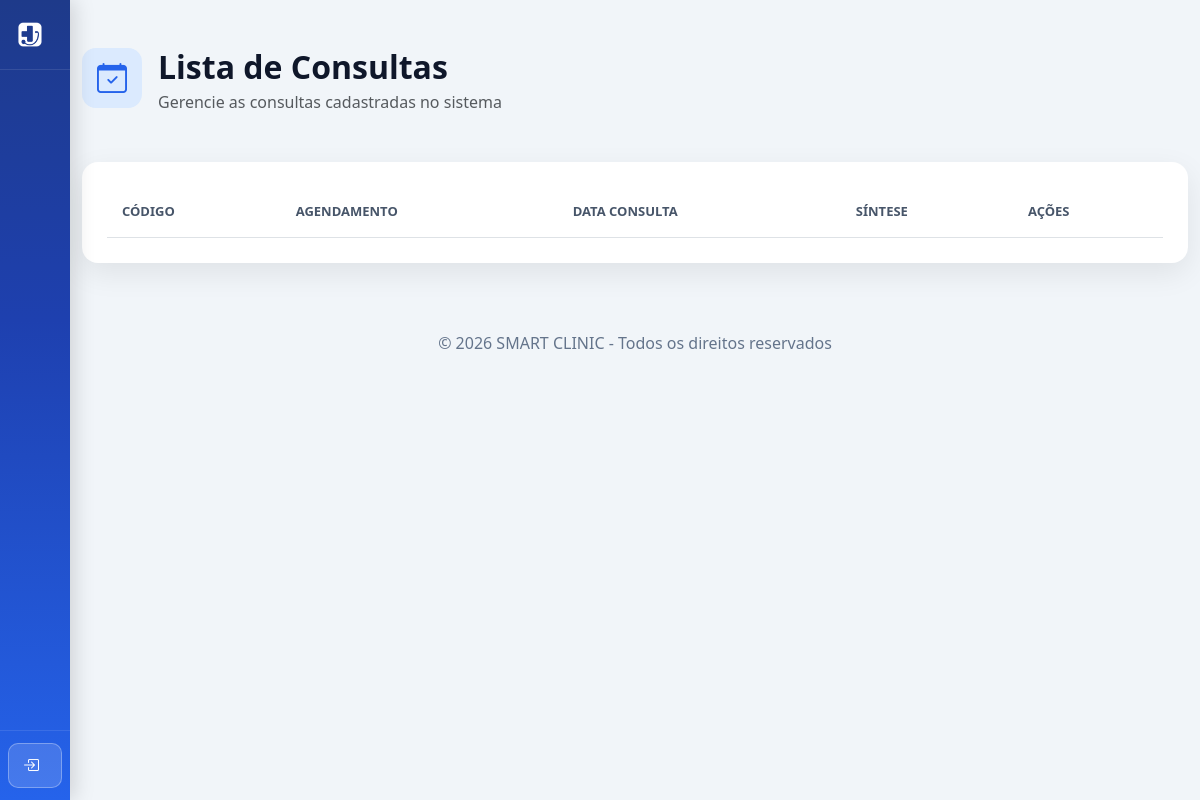
/Frontend/consulta.php, run on an earlier commit of the app's database.
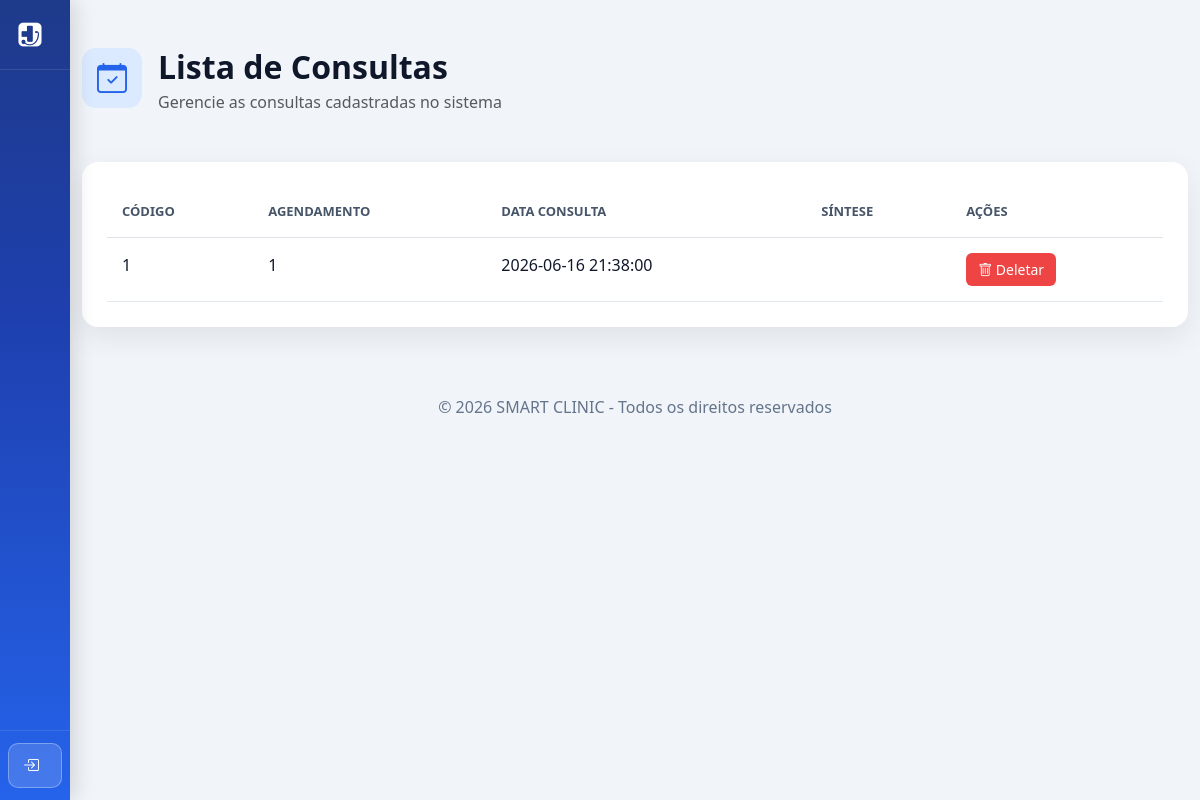
And on a later commit of the database.
### tables this page shows
CREATE TABLE `consulta` (
  `cod` int(11) NOT NULL,
  `fk_agendamento_cod` int(11) DEFAULT NULL,
  `data_consulta` datetime DEFAULT NULL,
  `sintese` text DEFAULT NULL
);

### Backend/controller/Database.php (called while the page is built)
<?php
class Database {
    private static $instance = null;
    public static function getConnection() {
        if (self::$instance === null) {
            $host = '127.0.0.1';
            $db   = 'smartclinic';
            $user = 'root';
            $pass = '';
            $charset = 'utf8mb4';
            $dsn = "mysql:host=$host;dbname=$db;charset=$charset";
            $options = [
                PDO::ATTR_ERRMODE => PDO::ERRMODE_EXCEPTION,
                PDO::ATTR_DEFAULT_FETCH_MODE => PDO::FETCH_ASSOC,
                PDO::ATTR_EMULATE_PREPARES => false,
            ];
            self::$instance = new PDO($dsn, $user, $pass, $options);
        }
        return self::$instance;
    }
}

### Backend/controller/ConsultaController.php (called while the page is built, shortened)
<?php
require_once __DIR__ . '/../dao/ConsultaDAO.php';
class ConsultaController extends BaseController {
    private $dao;
    public function __construct() {
        $this->dao = new ConsultaDAO();
    }
    public function getAll() {
        return $this->dao->getAll();
    }
}

### Backend/dao/BaseDAO.php (called while the page is built, shortened)
<?php
require_once $_SERVER['DOCUMENT_ROOT'] . '/SMART-CLINIC-A/Backend/controller/Database.php';
class BaseDAO {
    public function __construct() {
        $this->db = Database::getConnection();
    }
}

### Backend/dao/ConsultaDAO.php (called while the page is built, shortened)
<?php
require_once __DIR__ . '/BaseDAO.php';
class ConsultaDAO extends BaseDAO {
    public function getAll() {
        $stmt = $this->db->query('SELECT * FROM consulta');
        return $stmt->fetchAll();
    }
}

### Frontend/consulta.php (the view, shortened to what this page needs)
<?php
require_once __DIR__ . '/navbar.php';
?>
<!DOCTYPE html>
<html lang="pt-BR">
<head>
    <link href="https://cdn.jsdelivr.net/npm/bootstrap@5.3.2/dist/css/bootstrap.min.css" rel="stylesheet">
    <link href="https://cdn.jsdelivr.net/npm/bootstrap-icons@1.11.1/font/bootstrap-icons.css" rel="stylesheet">
</head>
<body>
<section class="py-5">
<div class="container-lg" style="max-width: 1200px;">
<?php
require_once '../Backend/controller/ConsultaController.php';
$controller = new ConsultaController();
$agendamentoController = new AgendamentoController();
$isPaciente = isset($_SESSION['role']) && $_SESSION['role'] === 'paciente';
$pacienteLogadoCod = $_SESSION['user_id'] ?? null;
?>
<div class="d-flex justify-content-between align-items-start mb-5">
    <div class="d-flex align-items-start gap-3">
        <div style="background: #dbeafe; width: 60px; height: 60px; border-radius: 14px; display: flex; align-items: center; justify-content: center;">
            <i class="bi bi-calendar-check" style="font-size: 30px; color: var(--azul);"></i>
        </div>
        <div>
            <h2 class="title mb-1">Lista de Consultas</h2>
            <p class="text-muted mb-0">Gerencie as consultas cadastradas no sistema</p>
        </div>
    </div>
</div>
<div class="card-modern">
<div class="table-responsive">
<table class="table table-modern mb-0">
<thead style="background: #f1f5f9;">
<tr>
    <th style="padding: 15px; font-weight: 600; color: #475569; font-size: 13px; text-transform: uppercase;">CÓDIGO</th>
    <th style="padding: 15px; font-weight: 600; color: #475569; font-size: 13px; text-transform: uppercase;">AGENDAMENTO</th>
    <th style="padding: 15px; font-weight: 600; color: #475569; font-size: 13px; text-transform: uppercase;">DATA CONSULTA</th>
    <th style="padding: 15px; font-weight: 600; color: #475569; font-size: 13px; text-transform: uppercase;">SÍNTESE</th>
    <th style="padding: 15px; font-weight: 600; color: #475569; font-size: 13px; text-transform: uppercase;">AÇÕES</th>
</tr>
</thead>
<tbody>
<?php
if ($isPaciente && !empty($pacienteLogadoCod)) {
    $consultas = $agendamentoController->getByPaciente($pacienteLogadoCod);
} else {
    $consultas = $controller->getAll();
}
foreach ($consultas as $consulta) {
    echo "<tr style='border-bottom: 1px solid #e2e8f0;'>";
    echo "<td style='padding: 15px; color: #0f172a; font-weight: 500;'>{$consulta['cod']}</td>";
    echo "<td style='padding: 15px; color: #0f172a;'>{$consulta['fk_agendamento_cod']}</td>";
    echo "<td style='padding: 15px; color: #0f172a;'>{$consulta['data_consulta']}</td>";
    echo "<td style='padding: 15px; color: #0f172a;'>{$consulta['sintese']}</td>";
    echo "<td style='padding: 15px;'>";
    if (!$isPaciente) {
        echo "<form method='POST' style='display:inline;'>
            <input type='hidden' name='delete_id' value='{$consulta['cod']}'>
            <button class='btn btn-sm' style='background: #ef4444; color: white; border: none; border-radius: 6px; padding: 6px 12px;'>
                <i class='bi bi-trash' style='font-size: 14px;'></i> Deletar
            </button>
        </form>";
    }
    echo "</td>";
    echo "</tr>";
}
?>
</tbody>
</table>
</div>
</div>
</div>
</section>
<footer style="background: transparent; color: #64748b; padding: 20px 0;">
    <div class="container-lg text-center">
        <p class="mb-0">© 2026 SMART CLINIC - Todos os direitos reservados</p>
    </div>
</footer>
</body>
</html>

What changed in the data, as far as the page shows it:
added consulta: cod "1", fk_agendamento_cod "1", data_consulta "2026-06-16 21:38:00"
